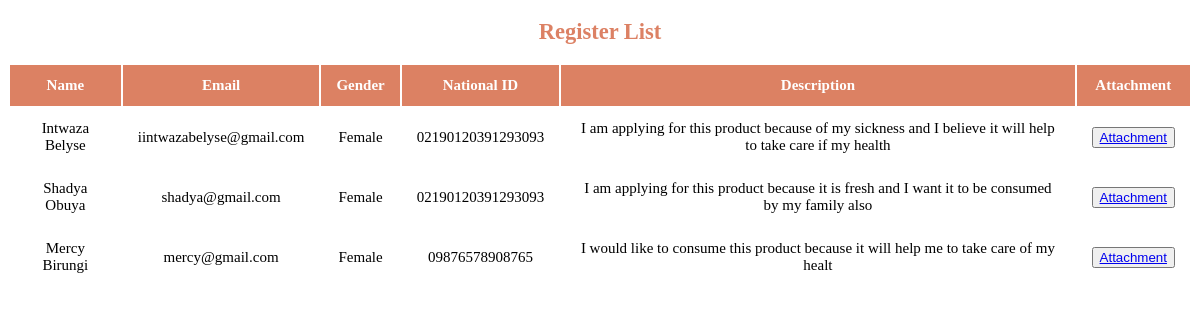
The page /list/ on the database as committed earlier.
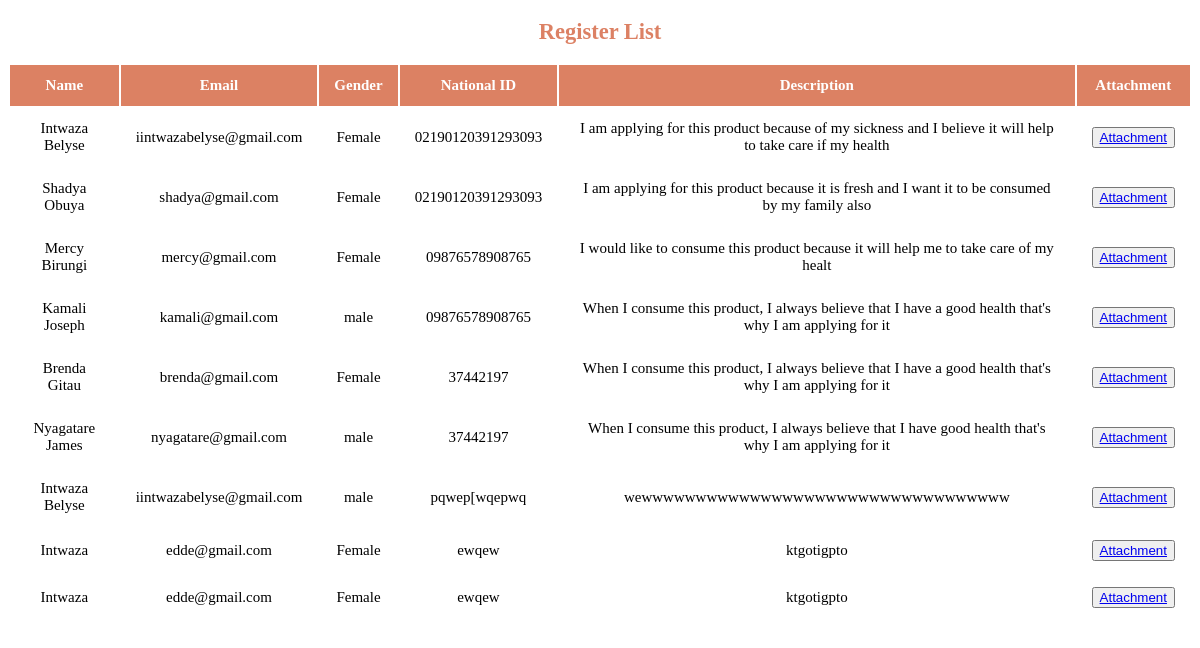
The same page on the database as committed later.
### homePage/models.py (models this page shows)
class Register(models.Model):
    name= models.CharField(
        max_length=30, null= True
    )
    email= models.EmailField(
        null=True
    )
    gender_choice=(
        ('Female','Female'),
        ('male','male'),
        ('none','none')
    )
    gender= models.CharField(
        max_length=8, choices=gender_choice
    )
    national_id= models.CharField(
        max_length=20, null=True
    )
    description= models.TextField(
        max_length=299, null=True
    )
    attachment= models.FileField(
        upload_to='documents/', default='SOME STRING'
    )

### homePage/views.py (the view)
# urls.py: path("list/", register_list, name="list"),
def register_list(request):
    customers= Register.objects.all()
    return render(request, "register_list.html",{"customers": customers})

### homePage/templates/register_list.html (shortened to what this page needs)
<!DOCTYPE html>
<html lang="en">
<head>
</head>
<body>
    <h2>Register List</h2>
    <table>
        <tr>
            <th>Name</th>
            <th>Email</th>
            <th>Gender</th>
            <th>National ID</th>
            <th>Description</th>
            <th>Attachment</th>
        </tr>
        {%for customer in customers%}
        <tbody>
            <tr>
                <td>{{customer.name}}</td>
                <td>{{customer.email}}</td>
                <td>{{customer.gender}}</td>
                <td>{{customer.national_id}}</td>
                <td>{{customer.description}}</td>
                <td><button><a id="attachment" href=" {{customer.attachment.url}}" download="{{id.attachment.url}}">Attachment</a></button></td>
            </tr>
        </tbody>
        {%endfor%}
    </table>
</body>
</html>

### homePage/templates/register_list.html (style rules this page uses)
body { font-family: Verdana; font-size: 15px; }
h2 { color: rgba(213, 104, 68, 0.83); text-align: center; }
th { background-color: rgba(213, 104, 68, 0.83); color: white; text-align: center; padding: 12px 15px; }
td { padding: 12px 15px; text-align: center; }
tbody { border-bottom: 1px solid #dddddd; }
tbody:last-of-type { border-bottom: 2px solid rgb(112, 22, 112); }

Rows that differ between the two databases and show on the page:
added Register: name "Kamali Joseph", email "kamali@gmail.com", gender "male", national_id "09876578908765", description "When I consume this product, I always believe that I have a good health that's why I am applying for it"
added Register: name "Brenda Gitau", email "brenda@gmail.com", gender "Female", national_id "37442197", description "When I consume this product, I always believe that I have a good health that's why I am applying for it"
added Register: name "Nyagatare James", email "nyagatare@gmail.com", gender "male", national_id "37442197", description "When I consume this product, I always believe that I have good health that's why I am applying for it"
added Register: name "Intwaza Belyse", email "iintwazabelyse@gmail.com", gender "male", national_id "pqwep[wqepwq", description "wewwwwwwwwwwwwwwwwwwwwwwwwwwwwwwwwww"
added Register: name "Intwaza", email "edde@gmail.com", gender "Female", national_id "ewqew", description "ktgotigpto"
added Register: name "Intwaza", email "edde@gmail.com", gender "Female", national_id "ewqew", description "ktgotigpto"
